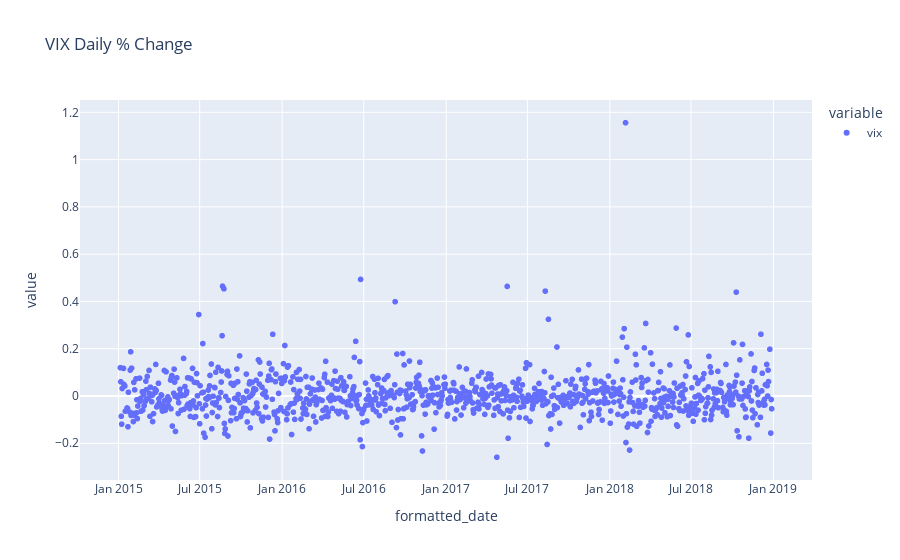

The notebook cell saved with this chart:
### Markdown cell above
#### Charts n Stuff

### Code cell
vix_fig = px.scatter(df_pct[["vix"]], title="VIX Daily % Change")
vix_fig.show()

### Figure 1 — Plotly figure (JSON) as saved in the notebook; plotly's stock layout.template omitted (floating-point values rounded to 4 significant figures; data arrays with more than 128 entries replaced by an {"elided": "..."} marker saying what was removed)
{"data": [{"hovertemplate": "variable=vix<br>formatted_date=%{x}<br>value=%{y}<extra></extra>", "legendgroup": "vix", "marker": {"color": "#636efa", "symbol": "circle"}, "mode": "markers", "name": "vix", "showlegend": true, "type": "scattergl", "x": {"elided": "1004 str values"}, "xaxis": "x", "y": {"elided": "1004 float values"}, "yaxis": "y"}], "layout": {"legend": {"title": {"text": "variable"}, "tracegroupgap": 0}, "title": {"text": "VIX Daily % Change"}, "xaxis": {"anchor": "y", "domain": [0, 1], "title": {"text": "formatted_date"}}, "yaxis": {"anchor": "x", "domain": [0, 1], "title": {"text": "value"}}}}
